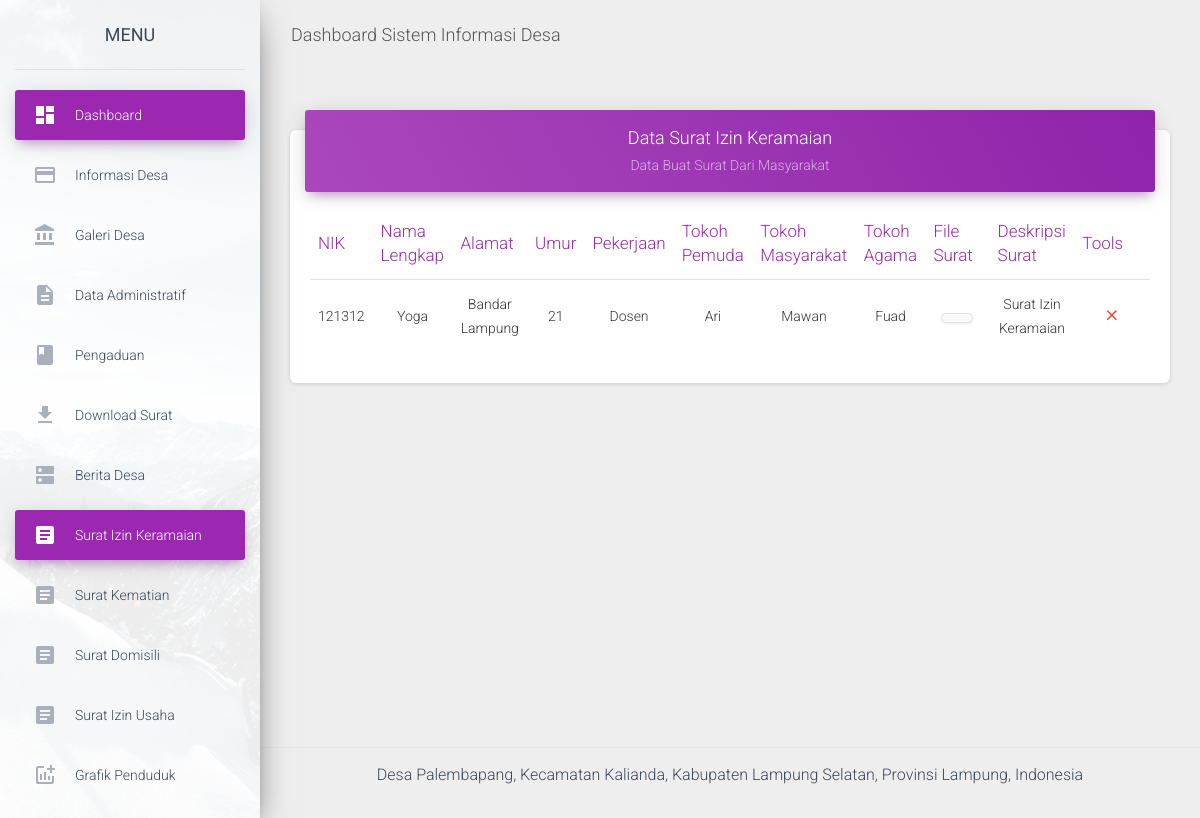
Screenshot of /admin/data_surat_izin_keramaian.php (signed in) with the database file from the repository.
### tables this page shows
CREATE TABLE `surat_izin_keramaian` (
  `id_keramaian` varchar(10) NOT NULL,
  `nik` varchar(50) NOT NULL,
  `nama` varchar(50) NOT NULL,
  `umur` varchar(10) NOT NULL,
  `pekerjaan` varchar(50) NOT NULL,
  `alamat` varchar(50) NOT NULL,
  `tokoh_pemuda` varchar(50) NOT NULL,
  `tokoh_masyarakat` varchar(50) NOT NULL,
  `tokoh_agama` varchar(50) NOT NULL,
  `file_surat` varchar(255) NOT NULL,
  `deskripsi_surat` text NOT NULL
);

### admin/data_surat_izin_keramaian.php (the view, shortened to what this page needs)
<?php include "atas.php";include "config.php"; ?>
<?php if(isset($_SESSION['username'])) { ?>
<div class="wrapper ">
  <div class="sidebar" data-color="purple" data-background-color="white" data-image="assets/img/sidebar-1.jpg">
    <div class="logo">
      <a href="" class="simple-text logo-normal">
        MENU
      </a>
    </div>
    <div class="sidebar-wrapper">
      <ul class="nav">
        <li class="nav-item active  ">
          <a class="nav-link" href="home">
            <i class="material-icons">dashboard</i>
            <p>Dashboard</p>
          </a>
        </li>
        <li class="nav-item ">
          <a class="nav-link" href="data_informasi">
            <i class="material-icons">credit_card</i>
            <p>Informasi Desa</p>
          </a>
        </li>
        <li class="nav-item ">
          <a class="nav-link" href="data_galeri">
            <i class="material-icons">account_balance</i>
            <p>Galeri Desa</p>
          </a>
        </li>
        <li class="nav-item ">
          <a class="nav-link" href="data_adminis">
            <i class="material-icons">description</i>
            <p>Data Administratif</p>
          </a>
        </li>
        <li class="nav-item ">
          <a class="nav-link" href="data_pengaduan">
            <i class="material-icons">book</i>
            <p>Pengaduan</p>
          </a>
        </li>
        <li class="nav-item ">
          <a class="nav-link" href="data_download">
            <i class="material-icons">get_app</i>
            <p>Download Surat</p>
          </a>
        </li>
        <li class="nav-item ">
          <a class="nav-link" href="data_berita">
            <i class="material-icons">dns</i>
            <p>Berita Desa</p>
          </a>
        </li>
        <li class="nav-item active">
          <a class="nav-link" href="data_surat_izin_keramaian">
            <i class="material-icons">article</i>
            <p>Surat Izin Keramaian</p>
          </a>
        </li>
        <li class="nav-item ">
          <a class="nav-link" href="data_surat_kematian">
            <i class="material-icons">article</i>
            <p>Surat Kematian</p>
          </a>
        </li>
        <li class="nav-item ">
          <a class="nav-link" href="data_surat_domisili">
            <i class="material-icons">article</i>
            <p>Surat Domisili</p>
          </a>
        </li>
        <li class="nav-item ">
          <a class="nav-link" href="data_surat_usaha">
            <i class="material-icons">article</i>
            <p>Surat Izin Usaha</p>
          </a>
        </li>
        <li class="nav-item ">
          <a class="nav-link" href="grafik_penduduk">
            <i class="material-icons">addchart</i>
            <p>Grafik Penduduk</p>
          </a>
        </li>
      </ul>
    </div>
  </div>
  <div class="main-panel">
    <nav class="navbar navbar-expand-lg navbar-transparent navbar-absolute fixed-top ">
      <div class="container-fluid">
        <div class="navbar-wrapper">
          <a class="navbar-brand" href="#pablo">Dashboard Sistem Informasi Desa</a>
        </div>
      </div>
    </nav>
    <div class="content">
      <div class="container-fluid">
        <div class="row">
          <div class="col-md-12">
            <div class="card">
              <div class="card-header card-header-primary" align="center">
                <h4 class="card-title ">Data Surat Izin Keramaian </h4>
                <p class="card-category"> Data Buat Surat Dari Masyarakat</p>
              </div>
              <div class="card-body">
                <div class="table-responsive">
                  <table class="table">
                    <thead class=" text-primary">
                      <th align="center">
                        NIK
                      </th>
                      <th align="center">
                        Nama Lengkap
                      </th>
                      <th align="center">
                        Alamat
                      </th>
                      <th align="center">
                        Umur
                      </th>
                      <th align="center">
                        Pekerjaan
                      </th>
                      <th align="center">
                        Tokoh Pemuda
                      </th>
                      <th align="center">
                        Tokoh Masyarakat
                      </th>
                      <th align="center">
                        Tokoh Agama
                      </th>
                      <th align="center">
                        File Surat
                      </th>
                      <th align="center">
                        Deskripsi Surat
                      </th>
                      <th align="center">
                        Tools
                      </th>
                    </thead>
                    <tbody>
                      <?php $sql  = "SELECT * FROM surat_izin_keramaian ORDER BY nik ";
	                          $rest = mysqli_query($koneksi,$sql);
                            while($data = mysqli_fetch_assoc($rest) ) { ?>
                      <tr>
                        <td align="center"> <?php echo $data['nik'];?></td>
                        <td align="center"> <?php echo $data['nama'];?></td>
                        <td align="center"> <?php echo $data['alamat'];?></td>
                        <td align="center"> <?php echo $data['umur'];?></td>
                        <td align="center"> <?php echo $data['pekerjaan'];?></td>
                        <td align="center"> <?php echo $data['tokoh_pemuda'];?></td>
                        <td align="center"> <?php echo $data['tokoh_masyarakat'];?></td>
                        <td align="center"> <?php echo $data['tokoh_agama'];?></td>
                        <td align="center">
                          <a href="../<?php echo $data['file_surat']; ?>" target="_blank">
                            <img src="../<?php echo $data['file_surat']; ?>" class="col-sm-6 img-thumbnail" />
                          </a>
                        </td>
                        <td align="center"> <?php echo $data['deskripsi_surat'];?></td>
                        <td align="center">
                          <a href="confirm_hapus_buat_surat_izin_keramaian?id=<?php echo $data['id_keramaian']?>">
                            <button type="button" rel="tooltip" title="Hapus Data"
                              class="btn btn-danger btn-link btn-sm">
                              <i class="material-icons">close</i>
                            </button>
                          </a>
                        </td>
                      </tr>
                      <?php } ?>
                    </tbody>
                  </table>
                </div>
              </div>
            </div>
          </div>
        </div>
      </div>
    </div>
    <footer class="footer">
      <div class="container-fluid">
        <p>Desa Palembapang, Kecamatan Kalianda, Kabupaten Lampung Selatan, Provinsi Lampung, Indonesia</p>
      </div>
    </footer>
  </div>
</div>
<?php } ?>
<?php include "bawah.php"; ?>

### rows the page displays
surat_izin_keramaian: nik "121312", nama "Yoga", alamat "Bandar Lampung", umur "21", pekerjaan "Dosen", tokoh_pemuda "Ari", tokoh_masyarakat "Mawan", tokoh_agama "Fuad", file_surat (picture), deskripsi_surat "Surat Izin Keramaian"
